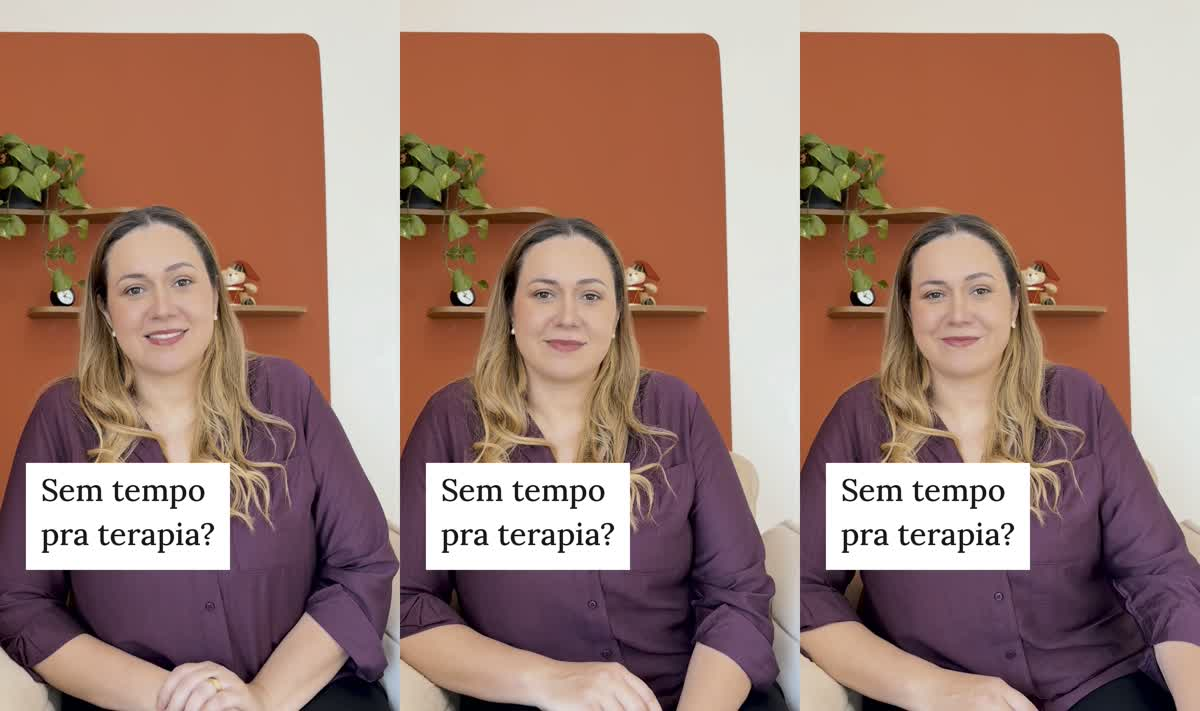
#> input picture edicao-23-11/capas.jpg, 1200 x 711 px
$ python -i render.py   (imports and definitions only)
#> lines starting #> are read from the running program, lines starting #| are printed output that depends on the picture
import sys, subprocess, numpy as np, cv2
from PIL import Image, ImageDraw, ImageFont, ImageFilter
STYLE=sys.argv[1]; OUT=sys.argv[2]; PREVIEW=len(sys.argv)>3
W,H,FPS=1080,1920,30
FD="fonts/"
def F(n,s): return ImageFont.truetype(FD+n,s)
MB="montserrat-latin-700-normal.ttf"; MEB="montserrat-latin-800-normal.ttf"; MEBI="montserrat-latin-800-italic.ttf"; MSB="montserrat-latin-600-normal.ttf"; CG="cormorant-garamond-latin-700-normal.ttf"
NAVY=(26,33,70); PINK=(26,33,70); PINKL=(244,184,96); GOLD=(244,184,96)
DM="dm-sans-latin-500-normal.ttf"; DMB="dm-sans-latin-700-normal.ttf"
EMO=ImageFont.truetype("/usr/share/fonts/truetype/noto/NotoColorEmoji.ttf",109)
# ---------- timeline ----------
segs=[(1.20,0.0),(1.52,5.266667),(6.62,10.233333),(9.62,12.0)]
raw={0:[("A",1.62,1.80),("falta",1.80,2.04),("de",2.04,2.26),("tempo",2.26,2.70),("não",2.70,2.94),("é",2.94,3.14),("mais",3.14,3.38),("uma",3.38,3.56),("desculpa",3.56,4.04),("para",4.04,4.20),("você,",4.20,4.62),("nem",5.04,5.30),("a",5.30,5.52),("distância.",5.52,6.26)],
 1:[("Eu",1.62,1.72),("atendo",1.72,2.02),("online",2.02,2.54),("para",2.54,2.86),("todo",2.86,3.16),("o",3.16,3.34),("Brasil",3.34,3.78),("e",3.78,4.22),("presencialmente",4.22,5.20),("em",5.20,5.50),("Cosmópolis.",5.50,6.34)],
 2:[("Eu",6.76,6.80),("estou",6.80,6.88),("com",6.88,7.04),("o",7.04,7.14),("meu",7.14,7.16),("consultório",7.16,7.72),("novo,",7.72,8.00)],
 3:[("perto",9.58,9.92),("da",9.92,10.12),("Praça",10.12,10.40),("do",10.40,10.56),("Rodrigo,",10.56,11.20),("e",11.50,11.58),("vai",11.58,11.68),("ser",11.68,11.80),("uma",11.80,11.94),("satisfação",11.94,12.82),("atender",12.82,13.22),("você.",13.22,13.56)]}
SHIFT={0:0.0,1:0.0,2:0.25,3:0.12}
words=[]
# [2 lines not run here, left out]
NB=486; CARD=45; NT=NB+CARD; TEND=NB/FPS
# basic blocks: (word index range, highlight word idx within block or None)
def blk(spec):
    out=[];i=0
    for n,h in spec: out.append((i,i+n,h)); i+=n
    return out
BLOCKS=blk([(4,3),(4,None),(3,0),(3,2),(3,2),(4,3),(2,1),(2,1),(5,None),(2,1),(3,2),(2,None),(4,None),(1,0),(2,1)])
# [1 line not run here, left out]
CHUNKS=[(0,11),(11,14),(14,21),(21,25),(25,32),(32,37),(37,len(words))]
# ---------- zoom ----------
CX,CY=430,760
# [1 line that did not run here, left out]
# [13 lines left out: functions zoom, grade, not called in this run]
# ---------- text helpers ----------
def tw(font,txt): b=font.getbbox(txt); return b[2]-b[0]
def emoji_img(ch,h):
    im=Image.new("RGBA",(160,160),(0,0,0,0)); ImageDraw.Draw(im).text((0,0),ch,font=EMO,embedded_color=True)
    im=im.crop(im.getbbox()); r=h/im.height; return im.resize((int(im.width*r),h),Image.LANCZOS)
cache={}
def layer(key,fn):
    if key not in cache: cache[key]=fn()
    return cache[key]
# [6 lines left out: function paste, not called in this run]
def shadowed(img,r=10,alpha=150,off=(0,4)):
    pad=r*3; base=Image.new("RGBA",(img.width+2*pad,img.height+2*pad),(0,0,0,0))
    sh=Image.new("RGBA",img.size,(0,0,0,alpha)); sh.putalpha(img.split()[3].point(lambda v:v*alpha//255))
    base.paste(sh,(pad+off[0],pad+off[1]),sh); base=base.filter(ImageFilter.GaussianBlur(r))
    base.alpha_composite(img,(pad,pad)); return base,pad
# ---- basic ----
def title_box(txt):
    f=F(DMB,48); w=tw(f,txt); bh=84; im=Image.new("RGBA",(w+60,bh),NAVY+(255,)); d=ImageDraw.Draw(im)
    b=f.getbbox(txt); d.text(((w+60-w)//2-b[0],(bh-(b[3]-b[1]))//2-b[1]),txt,font=f,fill="white"); return im
# [20 lines left out: function cap_basic, not called in this run]
def pink_box(txt,size=54,pad=(36,22)):
    f=F(DMB,size); w=tw(f,txt); b=f.getbbox(txt); im=Image.new("RGBA",(w+2*pad[0],(b[3]-b[1])+2*pad[1]),PINK+(255,))
    ImageDraw.Draw(im).text((pad[0]-b[0],pad[1]-b[1]),txt,font=f,fill="white"); return im
# ---- dynamic ----
# [43 lines left out: functions rounded_box, label_top, resumo, wordcap, not called in this run]
def handle(): return shadowed(Image.open(_h()) if False else _hh(),6,160,(0,2))
def _hh():
    f=F(MB,40); t="@mariliamacedo.psi"; im=Image.new("RGBA",(tw(f,t)+20,60),(0,0,0,0)); ImageDraw.Draw(im).text((10,5),t,font=f,fill="white"); return im
grad=np.zeros((H,W,1),np.float32)
# [1 line not run here, left out]
def wa_box(): return rounded_box(["Me chama","no WhatsApp"],F(DMB,58),NAVY+(255,),(255,255,255,255),r=18)
# ---------- card ----------
def make_card(last):
    im=Image.fromarray(last).filter(ImageFilter.GaussianBlur(22)); a=np.asarray(im).astype(np.float32)
    a=a*0.45+np.array(NAVY)*0.35; card=Image.fromarray(np.clip(a,0,255).astype(np.uint8)).convert("RGBA"); d=ImageDraw.Draw(card)
    if STYLE=="basic":
        b=pink_box("Me chama no WhatsApp",56); card.alpha_composite(b,((W-b.width)//2,760))
    else:
        b=rounded_box(["Me chama","no WhatsApp"],F(DMB,64),NAVY+(255,),(255,255,255,255),r=18); card.alpha_composite(b,((W-b.width)//2,700))
    y=1000
    for t,f,c in [("Clica no botão e agenda",F(DMB,44),GOLD),("Rua Santa Gertrudes, 1230 · Cosmópolis",F(DM,36),(255,255,255)),("Online para todo o Brasil",F(DM,36),(255,255,255)),("Marília Macêdo · Psicóloga · Neuropsicóloga",F(DM,34),(255,255,255)),("CRP 06/229488 · @mariliamacedo.psi",F(DM,34),(255,255,255))]:
        d.text(((W-tw(f,t))//2,y),t,font=f,fill=c); y+=f.size+26
    return np.asarray(card.convert("RGB"))
# ---------- main loop ----------
# [1 line that did not run here, left out]
# [2 lines that did not run here, left out]
last=None
# [43 lines not run here, left out]
# [1 line that did not run here, left out]
# [3 lines not run here, left out]

>>> import cv2
>>> picture = cv2.imread('../capas.jpg', cv2.IMREAD_GRAYSCALE)
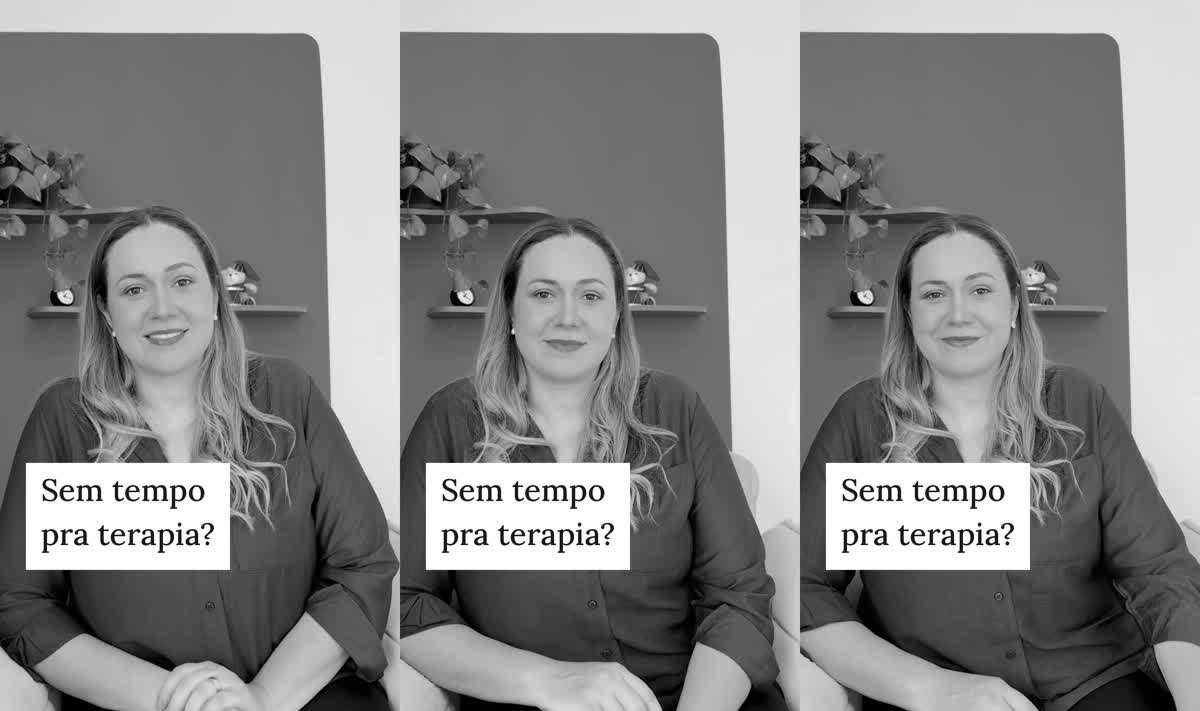
#> picture: shape (711, 1200); min 0, max 255, mean 134.4
>>> result = shadowed(picture)
#> (the run stopped early here; a loop or call above may not have finished)
